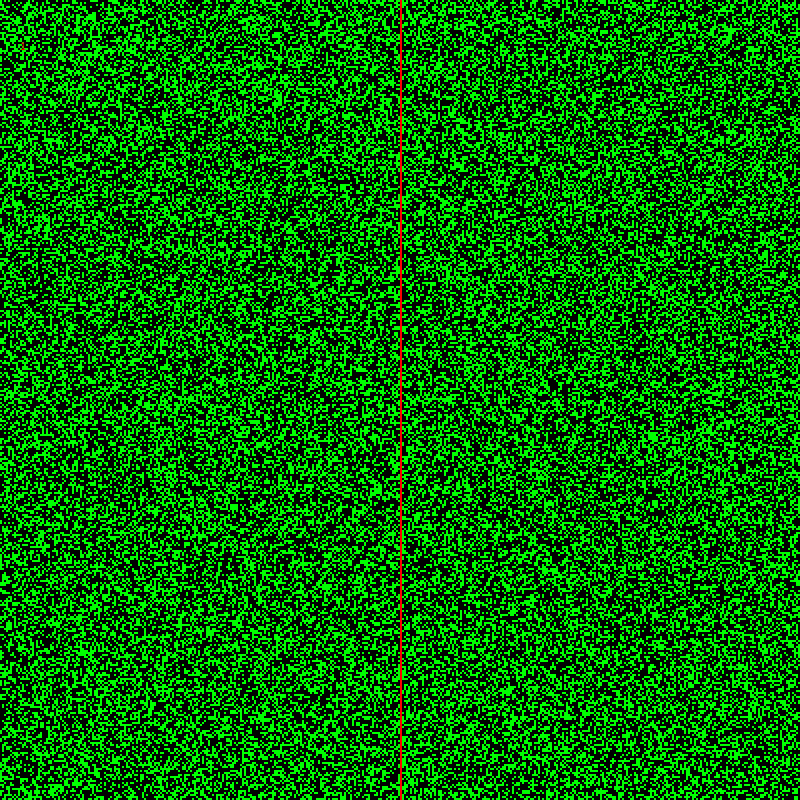
Frame 1 (no input)
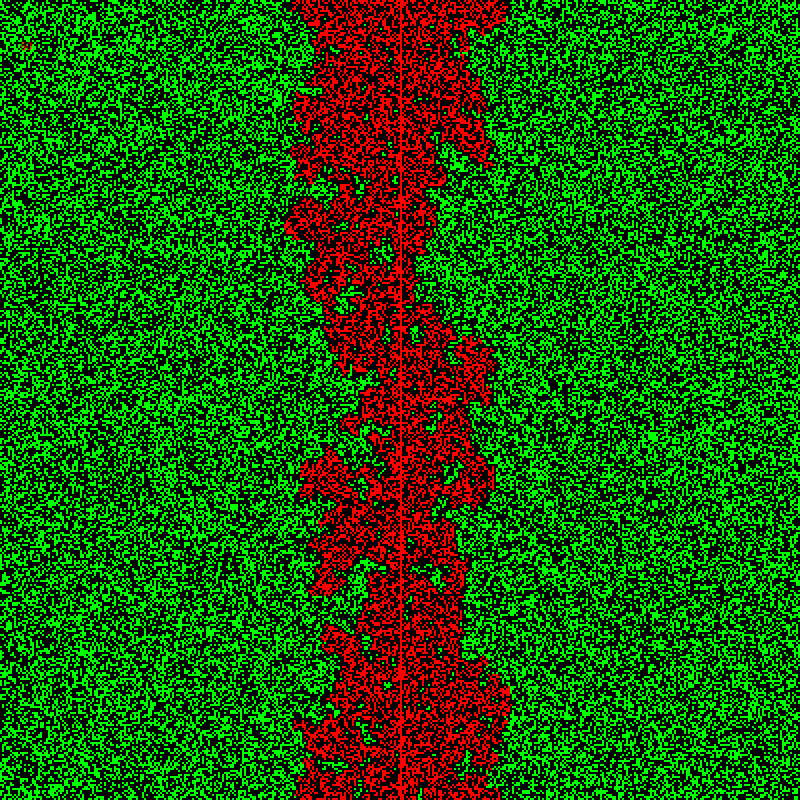
Frame 60 (the mouse pressed at the canvas centre just before this capture)
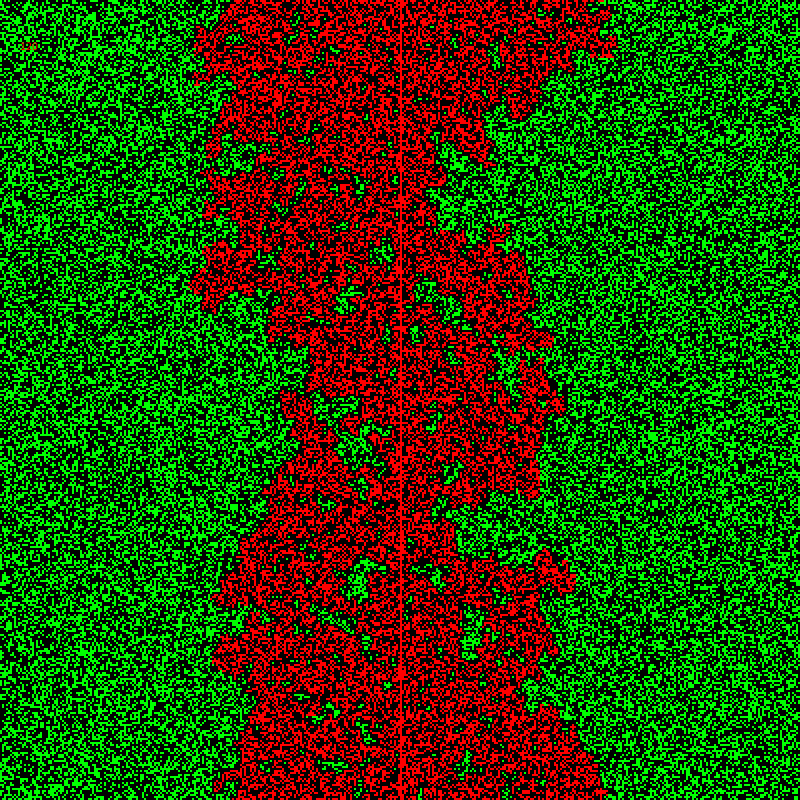
Frame 120 (the mouse held since frame 60 and released just before this capture)

The Processing sketch that drew these frames (run headless with seeded random() and noise(); from frame 60 on, the mouse is pressed at the canvas centre):

// Processing sketch: forestFire
// ── forestFire.pde
int [][] forest;
int [][] newForest;
int cols;
int rows;
int sz;


void setup() {
  size(800, 800);
  sz = 2;
  cols = int(width/sz);
  rows = int(height/sz);
  noStroke();
  forest = new int[rows][cols]; // array is y,x
  newForest = new int[rows][cols];
  rndTree(0.58);
  setFireLine();
  showForest();
  frameRate(9);
}

void draw(){
  showForest();
  update();
  
  
}

void update() {
  for (int j=0; j< rows; j++) {  // row or y
    for (int i=0; i< cols; i++) { // column or x

      boolean neigh = getNeighbors(j, i);
      if (forest[j][i] == 1  && neigh ) {     // keeps living
        newForest[j][i] = 2;
      } else {
        newForest[j][i] = forest[j][i];  // else zero
      }
    }
  }
  
  // arrayCopy(newWorld,world); this does not work  need to manually copy the array

  for (int j=0; j< cols; j++) {  //  
    for (int i=0; i< rows; i++) {
      forest[j][i] = newForest[j][i];
    }
  }
}



boolean getNeighbors(int j, int i) {  // y and x coorodinate of the two dim array
  for (int y = -1; y < 2; y++) {
    for (int x = -1; x < 2; x++) {
      int col = (x + i + cols) % cols;
      int row = (y + j + rows) % rows;
      if (forest[row][col]== 2){
        return true;
      }
    }
  }
  
  return false;
}

void showForest() {
  for (int j =0; j < rows; j++) {
    for (int i =0; i < cols; i++) {
      // set color
      if (forest[j][i]== 0) {
        fill(0);
      } else if (forest[j][i] ==1) {
        fill(0, 255, 0);
      } else {
        fill(255, 0, 0);
      }
      rect(i*sz, j*sz, sz, sz); // whoops!! this is standard x, y
    }
  }
  fill(255, 0, 0);
  text(frameCount, 20, 50);
}



void rndTree(float p ) {


  for (int j =0; j < rows; j++) {
    for (int i =0; i < cols; i++) {

      if ((random(1))>= p) {
        // set points for collision
        forest[j][i] = 1;
        //grid[j+3][i+1]=1;
        //grid[j][i+5]=1;
      }
    }
  }
}




void setFireLine() {
  for (int j=0; j <rows; j++) {
    forest[j][200] = 2;
  }
}
